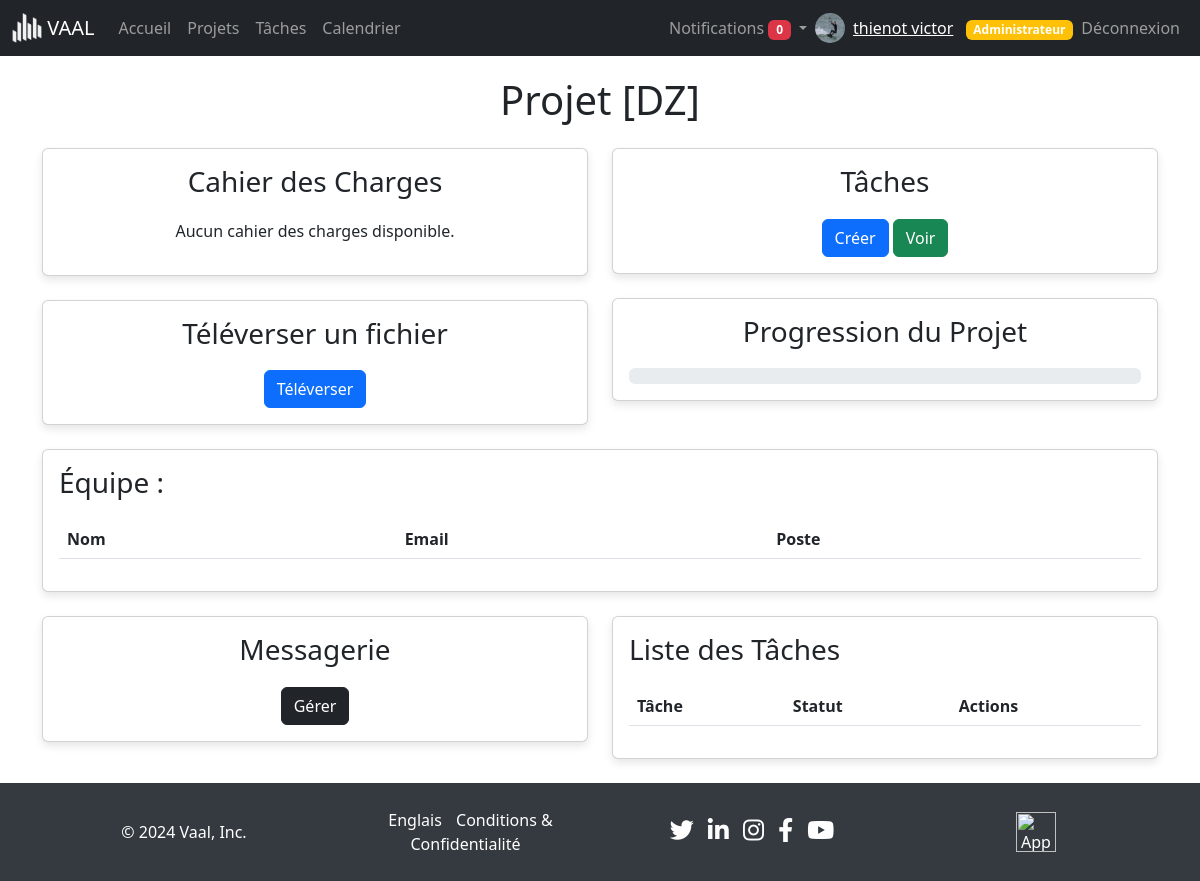
The app's page /views/index.php?selected_project=22 (signed in) with its own data.
### tables this page shows
CREATE TABLE `users` (
  `id` int(11) NOT NULL,
  `profile` varchar(255) NOT NULL,
  `nom` varchar(50) NOT NULL,
  `prenom` varchar(255) NOT NULL,
  `email` varchar(100) NOT NULL,
  `password` varchar(255) NOT NULL,
  `role` enum('member','manager','admin') DEFAULT 'member',
  `activation` enum('oui','non') NOT NULL DEFAULT 'non'
);

CREATE TABLE `projects` (
  `id` int(11) NOT NULL,
  `title` varchar(100) NOT NULL,
  `description` text DEFAULT NULL,
  `start_date` date DEFAULT NULL,
  `end_date` date DEFAULT NULL,
  `budget` decimal(10,2) DEFAULT NULL,
  `manager_id` int(11) DEFAULT NULL,
  `color` varchar(7) NOT NULL DEFAULT '#FFFFFF',
  `cahier_charge` varchar(255) DEFAULT NULL,
  `user_team_id` int(11) DEFAULT NULL
);

### views/index.php (the view, shortened to what this page needs)
<?php
include '../includes/connect.php';
include '../includes/navbar.php';
$project_id = $_GET['selected_project'];
try {
    $projectStmt = $pdo->prepare("SELECT * FROM Projects WHERE id = ?");
    $projectStmt->execute([$project_id]);
    $project = $projectStmt->fetch();
    $membersStmt = $pdo->prepare("
        SELECT Users.nom, Users.prenom, Users.email, User_Team.post, User_Team.team_name
        FROM Users
        JOIN User_Team ON Users.id = User_Team.user_id
        WHERE User_Team.project_id = ?
    ");
    $membersStmt->execute([$project_id]);
    $members = $membersStmt->fetchAll();
} catch (Exception $e) {
    echo "Erreur : " . $e->getMessage();
    exit;
}
?>
<!DOCTYPE html>
<html lang="fr">
<head>
    <link href="https://cdn.jsdelivr.net/npm/bootstrap@5.3.3/dist/css/bootstrap.min.css" rel="stylesheet">
    <link href="https://cdnjs.cloudflare.com/ajax/libs/font-awesome/6.0.0-beta3/css/all.min.css" rel="stylesheet">
</head>
<body>
<div class="container">
    <h1 class="text-center mb-4">Projet [<?php echo htmlspecialchars($project['title']); ?>]</h1>
    <div class="row">
        <div class="col-md-6">
            <div class="card mb-4">
                <div class="card-body text-center">
                    <h3 class="card-title">Cahier des Charges</h3>
                    <?php if ($project['cahier_charge']): ?>
                        <a href="<?php echo htmlspecialchars('../assets/upload/' . basename($project['cahier_charge'])); ?>" class="btn btn-primary" download>Télécharger</a>
                    <?php else: ?>
                        <p>Aucun cahier des charges disponible.</p>
                    <?php endif; ?>
                </div>
            </div>
            <div class="card mb-4">
                <div class="card-body text-center">
                    <h3 class="card-title">Téléverser un fichier</h3>
                    <a href="messages/upload.php?project_id=<?php echo $project_id; ?>" class="btn btn-primary">Téléverser</a>
                </div>
            </div>
        </div>
        <div class="col-md-6">
            <div class="card mb-4">
                <div class="card-body text-center">
                    <h3 class="card-title">Tâches</h3>
                    <a href="tasks/create.php?project_id=<?php echo $project_id; ?>" class="btn btn-primary">Créer</a>
                    <a href="tasks/view.php?project_id=<?php echo $project_id; ?>" class="btn btn-success">Voir</a>
                </div>
            </div>
            <div class="card mb-4">
                <div class="card-body text-center">
                    <h3 class="card-title">Progression du Projet</h3>
                    <div class="progress">
                    </div>
                </div>
            </div>
        </div>
    </div>
    <div class="row">
        <div class="col-md-12">
            <div class="card mb-4">
                <div class="card-body">
                    <h3 class="card-title">Équipe : <?php echo htmlspecialchars($members[0]['team_name']); ?></h3>
                    <table class="table table-striped">
                        <thead>
                            <tr>
                                <th>Nom</th>
                                <th>Email</th>
                                <th>Poste</th>
                            </tr>
                        </thead>
                    </table>
                </div>
            </div>
        </div>
    </div>
    <div class="row">
        <div class="col-md-6">
            <div class="card mb-4">
                <div class="card-body text-center">
                    <h3 class="card-title">Messagerie</h3>
                    <a href="messages/index.php?project_id=<?php echo $project_id; ?>" class="btn btn-dark">Gérer</a>
                </div>
            </div>
        </div>
        <div class="col-md-6">
            <div class="card mb-4">
                <div class="card-body">
                    <h3 class="card-title">Liste des Tâches</h3>
                    <table class="table table-striped">
                        <thead>
                            <tr>
                                <th>Tâche</th>
                                <th>Statut</th>
                                <th>Actions</th>
                            </tr>
                        </thead>
                    </table>
                </div>
            </div>
        </div>
    </div>
</div>
<?php include '../includes/footer.php'; ?>
</body>
</html>

### includes/navbar.php (shortened to what this page needs)
<?php
include $_SERVER['DOCUMENT_ROOT'].'/Project-Management-App/includes/connect.php';
$user_id = $_SESSION['user_id'];
$stmt = $pdo->prepare("SELECT * FROM users WHERE id = ?");
$stmt->execute([$user_id]);
$user = $stmt->fetch(PDO::FETCH_ASSOC);
$notificationsStmt = $pdo->prepare("SELECT * FROM notifications WHERE user_id = ? AND is_read = 0 ORDER BY created_at DESC");
$notificationsStmt->execute([$user_id]);
$notifications = $notificationsStmt->fetchAll();
$notificationCount = count($notifications);
$user_name = htmlspecialchars($user['nom'] . ' ' . $user['prenom']);
$profile_image = !empty($user['profile']) ? $user['profile'] : 'assets/images/default-profile.png';
$user_role = $user['role'];
?>
<nav class="navbar navbar-expand-lg navbar-dark bg-dark">
    <div class="container-fluid">
        <a class="navbar-brand" href="/Project-Management-App/index.php">
            <img src="/Project-Management-App/assets/images/logo_white.png" alt="Logo" width="30" height="30" class="d-inline-block align-top">
            VAAL
        </a>
        <div class="collapse navbar-collapse" id="navbarNav">
            <ul class="navbar-nav me-auto mb-2 mb-lg-0">
                <li class="nav-item">
                    <a class="nav-link" href="/Project-Management-App/dashboard.php">Accueil</a>
                </li>
                <li class="nav-item">
                    <a class="nav-link" href="/Project-Management-App/views/projects/view.php">Projets</a>
                </li>
                <li class="nav-item">
                    <a class="nav-link" href="/Project-Management-App/views/tasks/view.php">Tâches</a>
                </li>
                <li class="nav-item">
                    <a class="nav-link" href="/Project-Management-App/views/calendar/view.php">Calendrier</a>
                </li>
            </ul>
            <ul class="navbar-nav ms-auto mb-2 mb-lg-0 align-items-center">
                <li class="nav-item dropdown">
                    <a class="nav-link dropdown-toggle" href="#" id="notificationsDropdown" role="button" data-bs-toggle="dropdown" aria-expanded="false">
                        Notifications <span class="badge bg-danger"><?php echo $notificationCount; ?></span>
                    </a>
                </li>
                <li class="nav-item d-flex align-items-center">
                    <img src="/Project-Management-App/<?php echo htmlspecialchars($profile_image); ?>" alt="Profile Image" width="30" height="30" class="rounded-circle me-2">
                    <span class="navbar-text">
                        <a href="/Project-Management-App/views/auth/profile.php"><?php echo $user_name; ?></a>
                        <?php if ($user_role === 'admin'): ?>
                            <span class="badge bg-warning text-dark ms-2"><a href="/Project-Management-App/dashboard_admin.php" style="text-decoration: none;">Administrateur</a></span>
                        <?php endif; ?>
                    </span>
                </li>
                <li class="nav-item">
                    <a class="nav-link" href="/Project-Management-App/includes/logout.php">Déconnexion</a>
                </li>
            </ul>
        </div>
    </div>
</nav>

### views/index.php (style rules this page uses)
body { font-family: Arial, sans-serif; background-color: #f4f5f7; }
.container { margin-top: 20px; }
.card { border: none; margin-bottom: 20px; box-shadow: 0 4px 8px rgba(0, 0, 0, 0.1); transition: transform 0.2s, box-shadow 0.2s; }
.card h3 { margin-bottom: 20px; }
.badge { padding: 10px; }
.table th, .table td { vertical-align: middle; }
.btn-primary, .btn-success, .btn-dark { background-color: #0747a6; border: none; transition: background-color 0.3s; }

### includes/footer.php (style rules this page uses)
body { display: flex; flex-direction: column; min-height: 100vh; margin: 0; }

### records on screen
users: profile (picture), user_name "thienot victor"
projects: title "DZ"

### other values on screen
$notificationCount "0"
